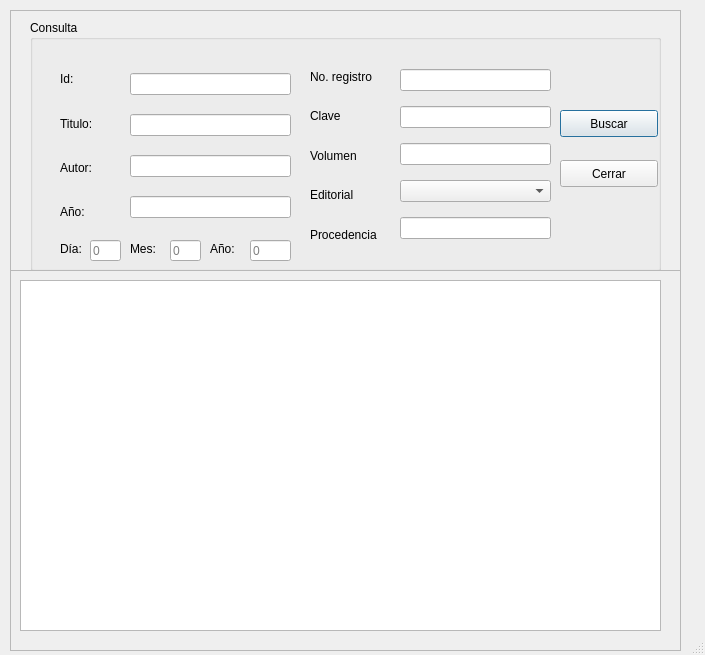
<?xml version="1.0" encoding="UTF-8"?>
<ui version="4.0">
 <class>Dialog</class>
 <widget class="QDialog" name="Dialog">
  <property name="windowModality">
   <enum>Qt::WindowModal</enum>
  </property>
  <property name="geometry">
   <rect>
    <x>0</x>
    <y>0</y>
    <width>705</width>
    <height>655</height>
   </rect>
  </property>
  <property name="windowTitle">
   <string>Consulta</string>
  </property>
  <property name="sizeGripEnabled">
   <bool>true</bool>
  </property>
  <property name="modal">
   <bool>true</bool>
  </property>
  <widget class="QWidget" name="widget" native="true">
   <property name="geometry">
    <rect>
     <x>10</x>
     <y>10</y>
     <width>671</width>
     <height>641</height>
    </rect>
   </property>
   <widget class="QFrame" name="frame_2">
    <property name="geometry">
     <rect>
      <x>0</x>
      <y>0</y>
      <width>671</width>
      <height>261</height>
     </rect>
    </property>
    <property name="frameShape">
     <enum>QFrame::StyledPanel</enum>
    </property>
    <property name="frameShadow">
     <enum>QFrame::Raised</enum>
    </property>
    <widget class="QGroupBox" name="groupBox">
     <property name="geometry">
      <rect>
       <x>20</x>
       <y>10</y>
       <width>631</width>
       <height>251</height>
      </rect>
     </property>
     <property name="title">
      <string>Consulta</string>
     </property>
     <widget class="QWidget" name="layoutWidget">
      <property name="geometry">
       <rect>
        <x>370</x>
        <y>40</y>
        <width>151</width>
        <height>191</height>
       </rect>
      </property>
      <layout class="QVBoxLayout" name="verticalLayout_4">
       <item>
        <widget class="QLineEdit" name="texto_numregistro"/>
       </item>
       <item>
        <widget class="QLineEdit" name="texto_clave"/>
       </item>
       <item>
        <widget class="QLineEdit" name="texto_volumen"/>
       </item>
       <item>
        <widget class="QComboBox" name="cbo_editorial"/>
       </item>
       <item>
        <widget class="QLineEdit" name="texto_procedencia"/>
       </item>
      </layout>
     </widget>
     <widget class="QWidget" name="layoutWidget">
      <property name="geometry">
       <rect>
        <x>30</x>
        <y>40</y>
        <width>68</width>
        <height>171</height>
       </rect>
      </property>
      <layout class="QVBoxLayout" name="verticalLayout">
       <item>
        <widget class="QLabel" name="label">
         <property name="text">
          <string>Id:</string>
         </property>
        </widget>
       </item>
       <item>
        <widget class="QLabel" name="label_2">
         <property name="text">
          <string>Titulo:</string>
         </property>
        </widget>
       </item>
       <item>
        <widget class="QLabel" name="label_3">
         <property name="text">
          <string>Autor:</string>
         </property>
        </widget>
       </item>
       <item>
        <widget class="QLabel" name="label_9">
         <property name="text">
          <string>Año:</string>
         </property>
        </widget>
       </item>
      </layout>
     </widget>
     <widget class="QWidget" name="layoutWidget">
      <property name="geometry">
       <rect>
        <x>280</x>
        <y>40</y>
        <width>84</width>
        <height>191</height>
       </rect>
      </property>
      <layout class="QVBoxLayout" name="verticalLayout_2">
       <item>
        <widget class="QLabel" name="label_5">
         <property name="text">
          <string>No. registro</string>
         </property>
        </widget>
       </item>
       <item>
        <widget class="QLabel" name="label_6">
         <property name="text">
          <string>Clave</string>
         </property>
        </widget>
       </item>
       <item>
        <widget class="QLabel" name="label_7">
         <property name="text">
          <string>Volumen</string>
         </property>
        </widget>
       </item>
       <item>
        <widget class="QLabel" name="label_8">
         <property name="text">
          <string>Editorial</string>
         </property>
        </widget>
       </item>
       <item>
        <widget class="QLabel" name="label_10">
         <property name="text">
          <string>Procedencia</string>
         </property>
        </widget>
       </item>
      </layout>
     </widget>
     <widget class="QWidget" name="layoutWidget">
      <property name="geometry">
       <rect>
        <x>100</x>
        <y>40</y>
        <width>161</width>
        <height>171</height>
       </rect>
      </property>
      <layout class="QVBoxLayout" name="verticalLayout_3">
       <item>
        <widget class="QLineEdit" name="texto_id"/>
       </item>
       <item>
        <widget class="QLineEdit" name="texto_titulo"/>
       </item>
       <item>
        <widget class="QLineEdit" name="texto_autor"/>
       </item>
       <item>
        <widget class="QLineEdit" name="texto_edicion_anio"/>
       </item>
      </layout>
     </widget>
     <widget class="QPushButton" name="boton_buscar">
      <property name="geometry">
       <rect>
        <x>530</x>
        <y>90</y>
        <width>98</width>
        <height>27</height>
       </rect>
      </property>
      <property name="text">
       <string>Buscar</string>
      </property>
     </widget>
     <widget class="QPushButton" name="boton_cerrar">
      <property name="geometry">
       <rect>
        <x>530</x>
        <y>140</y>
        <width>98</width>
        <height>27</height>
       </rect>
      </property>
      <property name="text">
       <string>Cerrar</string>
      </property>
     </widget>
     <widget class="QLineEdit" name="texto_dia">
      <property name="geometry">
       <rect>
        <x>60</x>
        <y>220</y>
        <width>31</width>
        <height>21</height>
       </rect>
      </property>
      <property name="placeholderText">
       <string>0</string>
      </property>
     </widget>
     <widget class="QLineEdit" name="texto_mes">
      <property name="geometry">
       <rect>
        <x>140</x>
        <y>220</y>
        <width>31</width>
        <height>21</height>
       </rect>
      </property>
      <property name="placeholderText">
       <string>0</string>
      </property>
     </widget>
     <widget class="QLineEdit" name="texto_anio_">
      <property name="geometry">
       <rect>
        <x>220</x>
        <y>220</y>
        <width>41</width>
        <height>21</height>
       </rect>
      </property>
      <property name="placeholderText">
       <string>0</string>
      </property>
     </widget>
     <zorder>layoutWidget</zorder>
     <zorder>layoutWidget</zorder>
     <zorder>layoutWidget</zorder>
     <zorder>layoutWidget</zorder>
     <zorder>boton_buscar</zorder>
     <zorder>boton_cerrar</zorder>
     <zorder>texto_dia</zorder>
     <zorder>texto_mes</zorder>
     <zorder>frame_3</zorder>
     <zorder>texto_anio_</zorder>
    </widget>
    <widget class="QLabel" name="label_11">
     <property name="geometry">
      <rect>
       <x>50</x>
       <y>220</y>
       <width>31</width>
       <height>38</height>
      </rect>
     </property>
     <property name="text">
      <string>Día:</string>
     </property>
    </widget>
    <widget class="QLabel" name="label_12">
     <property name="geometry">
      <rect>
       <x>200</x>
       <y>220</y>
       <width>31</width>
       <height>38</height>
      </rect>
     </property>
     <property name="text">
      <string>Año:</string>
     </property>
    </widget>
    <widget class="QLabel" name="label_13">
     <property name="geometry">
      <rect>
       <x>120</x>
       <y>220</y>
       <width>31</width>
       <height>38</height>
      </rect>
     </property>
     <property name="text">
      <string>Mes:</string>
     </property>
    </widget>
   </widget>
   <widget class="QFrame" name="frame_3">
    <property name="geometry">
     <rect>
      <x>0</x>
      <y>260</y>
      <width>671</width>
      <height>381</height>
     </rect>
    </property>
    <property name="frameShape">
     <enum>QFrame::StyledPanel</enum>
    </property>
    <property name="frameShadow">
     <enum>QFrame::Raised</enum>
    </property>
    <widget class="QTableView" name="tabla_datos">
     <property name="geometry">
      <rect>
       <x>10</x>
       <y>10</y>
       <width>641</width>
       <height>351</height>
      </rect>
     </property>
     <property name="editTriggers">
      <set>QAbstractItemView::AnyKeyPressed|QAbstractItemView::DoubleClicked|QAbstractItemView::EditKeyPressed|QAbstractItemView::SelectedClicked</set>
     </property>
     <property name="gridStyle">
      <enum>Qt::SolidLine</enum>
     </property>
     <property name="sortingEnabled">
      <bool>true</bool>
     </property>
    </widget>
   </widget>
  </widget>
 </widget>
 <resources/>
 <connections/>
</ui>
